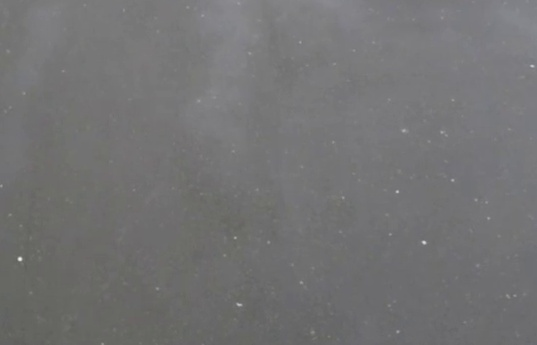
#> input picture data/evidence/10_1780286934154/vehicle_crop.jpg, 537 x 345 px
$ python -i frame_processor.py   (imports and definitions only)
#> lines starting #> are read from the running program, lines starting #| are printed output that depends on the picture
#> further down, picture is the input picture: shape (345, 537, 3); mean B, G, R 115.6, 115.1, 115.2
"""
Frame Processor Module
Preprocesses video frames for optimal AI model inference.
"""

import cv2
import numpy as np
from typing import Tuple, Optional
from loguru import logger


class FrameProcessor:
    """
    Handles frame preprocessing operations including:
    - Resizing
    - Normalization
    - Color space conversion
    - Region of Interest (ROI) extraction
    - Frame enhancement
    """

    def __init__(
        self,
        target_size: Tuple[int, int] = (640, 640),
        normalize: bool = True,
        enhance: bool = False
    ):
        """
        Initialize frame processor.

        Args:
            target_size: Target size for model input (width, height)
            normalize: Whether to normalize pixel values to [0, 1]
            enhance: Whether to apply image enhancement
        """
        self.target_size = target_size
        self.normalize = normalize
        self.enhance = enhance

        logger.info(f"FrameProcessor initialized: target={target_size}")

    def process(self, frame: np.ndarray) -> np.ndarray:
        """
        Apply full preprocessing pipeline to a frame.

        Args:
            frame: Input BGR frame from OpenCV

        Returns:
            Preprocessed frame ready for model inference
        """
        processed = frame.copy()

        # Apply enhancement if enabled
        if self.enhance:
            processed = self._enhance_frame(processed)

        # Resize to target size
        processed = self.resize(processed, self.target_size)

        # Normalize if enabled
        if self.normalize:
            processed = self._normalize(processed)

        return processed

    def resize(
        self,
        frame: np.ndarray,
        size: Tuple[int, int],
        keep_aspect: bool = True
    ) -> np.ndarray:
        """
        Resize frame with optional aspect ratio preservation.

        Args:
            frame: Input frame
            size: Target size (width, height)
            keep_aspect: Whether to preserve aspect ratio with padding

        Returns:
            Resized frame
        """
#> called with size = (640, 640), keep_aspect = True
        if not keep_aspect:
            return cv2.resize(frame, size, interpolation=cv2.INTER_LINEAR)

        # Letterbox resize (preserve aspect ratio with padding)
        h, w = frame.shape[:2]
#> h = 345; w = 537
        target_w, target_h = size

        scale = min(target_w / w, target_h / h)
#> scale = 1.19
        new_w = int(w * scale)
#> new_w = 640
        new_h = int(h * scale)
#> new_h = 411

        resized = cv2.resize(frame, (new_w, new_h), interpolation=cv2.INTER_LINEAR)

        # Create padded image
        padded = np.full((target_h, target_w, 3), 114, dtype=np.uint8)

        # Center the resized image
        x_offset = (target_w - new_w) // 2
#> x_offset = 0
        y_offset = (target_h - new_h) // 2
#> y_offset = 114
        padded[y_offset:y_offset + new_h, x_offset:x_offset + new_w] = resized
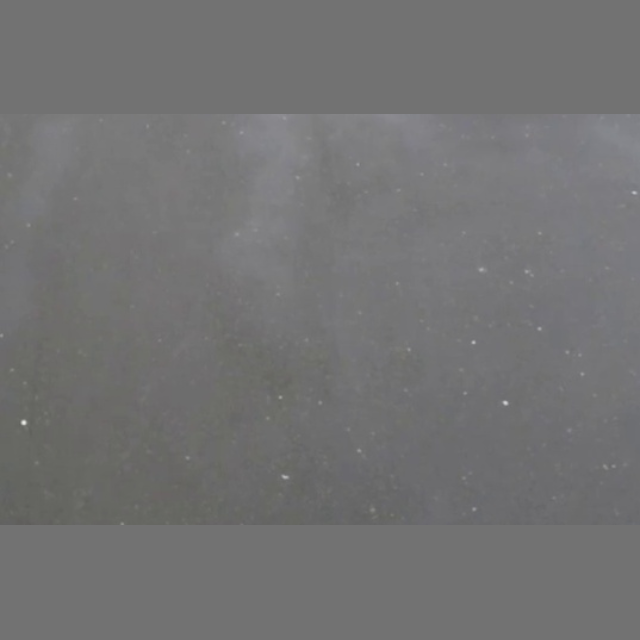
#> padded: shape (640, 640, 3); mean B, G, R 115, 114.6, 114.7

        return padded

    # [25 lines left out: function extract_roi, not called in this run]

    def _normalize(self, frame: np.ndarray) -> np.ndarray:
        """Normalize pixel values to [0, 1] range."""
        return frame.astype(np.float32) / 255.0

    # [60 lines left out: functions _enhance_frame, denoise, apply_mask, get_frame_info, not called in this run]

>>> import cv2
>>> picture = cv2.imread('../../data/evidence/10_1780286934154/vehicle_crop.jpg')
>>> result = FrameProcessor().process(picture)
